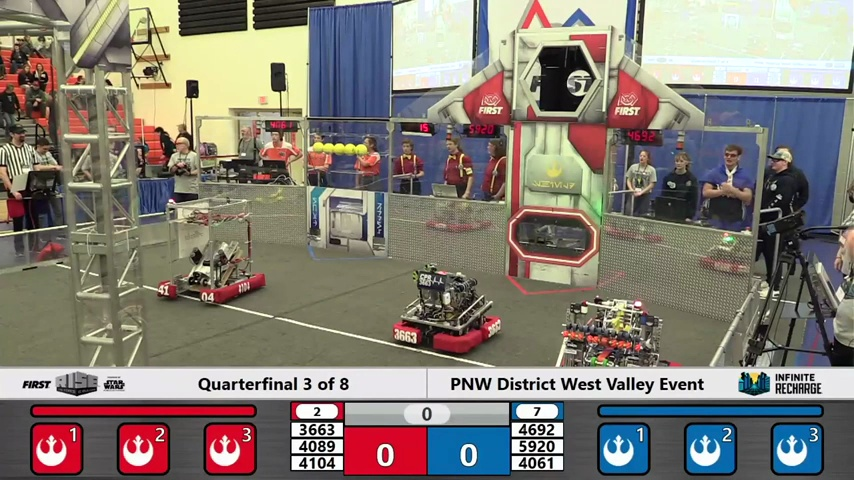
//> input picture Code/RaspberryPi/opencv/colorlocator/Ball.jpg, 854 x 480 px, given in place of the camera
$ ./colorlocator   (built with g++ and OpenCV 4)
//> lines starting //> are read from the running program, lines starting //| are printed output that depends on the picture; after the words box and inside, x2 and y2 are one past the last pixel; in counts of white or black regions, pixels touching at a corner belong together
//----------------------------------------------------------------------------
//
//  $Workfile: ColorLocator.cpp$
//
//  $Revision: X$
//
//  Project:    Open CV example
//
//                            Copyright (c) 2017
//                               James A Wright
//                            All Rights Reserved
//
//  Modification History:
//  $Log:
//  $
//
//  Notes:
//     This is a tool for tuning a camera
//
//----------------------------------------------------------------------------
#include "opencv2/core.hpp"
#include "opencv2/imgproc.hpp"
#include "opencv2/highgui.hpp"
#include <stdio.h>
#include <iostream>

//#define FROM_IMAGE

using namespace cv;
using namespace std;

//----------------------------------------------------------------------------
//  File Locals
//----------------------------------------------------------------------------
int mMorphSize = 7;
vector<vector<Point> > mContours;
vector<Vec4i> mHierarchy;
Rect mRectangle;
Mat mSourceImage;

//--------------------------------------------------------------------
// Purpose:
//     Main entry point
//
// Notes:
//     None.
//--------------------------------------------------------------------
int main(int argc, char** argv)
{
#ifndef FROM_IMAGE
  VideoCapture cap; //capture the video from web cam
  cap.open(0);
  // Can't open the camera
  if (!cap.isOpened())  // if not success, exit program
  {
    cout << "Cannot open the web cam" << endl;
    return -1;
  }

  bool bSuccess = cap.read(mSourceImage); // read a new frame from video
//> mSourceImage is the input picture: 480 rows x 854 cols, CV_8UC3; mean B, G, R 116.1, 124.9, 131.8
#endif

  namedWindow("Control", WINDOW_AUTOSIZE); //create a window called "Control"

  // Tracker values
  int iLowH = 0;
  int iHighH = 55;

  int iLowS = 61;
  int iHighS = 255;

  int iLowV = 94;
  int iHighV = 178;

  //Create trackbars in "Control" window
  createTrackbar("LowH", "Control", 0, 255, NULL); //Hue (0 - 179)
  createTrackbar("HighH", "Control", 0, 255, NULL);

  createTrackbar("LowS", "Control", 0, 255, NULL); //Saturation (0 - 255)
  createTrackbar("HighS", "Control", 0, 255, NULL);

  createTrackbar("LowV", "Control", 0, 255, NULL); //Value (0 - 255)
  createTrackbar("HighV", "Control", 0, 255, NULL);

  setTrackbarPos("LowH", "Control",iLowH);
  setTrackbarPos("HighH", "Control",iHighH);

  setTrackbarPos("LowS", "Control",iLowS);
  setTrackbarPos("HighS", "Control",iHighS);

  setTrackbarPos("LowV", "Control",iLowV);
  setTrackbarPos("HighV", "Control",iHighV);


  Size matSize;
  matSize.width = mSourceImage.cols;
//> matSize = Size(854, 0)
  matSize.height = mSourceImage.rows;
//> matSize = Size(854, 480)

  // Idle loop
  while (true)
  {

  iLowH = getTrackbarPos("LowH", "Control");
  iHighH = getTrackbarPos("HighH", "Control");

  iLowS = getTrackbarPos("LowS", "Control");
  iHighS = getTrackbarPos("HighS", "Control");

  iLowV = getTrackbarPos("LowV", "Control");
  iHighV = getTrackbarPos("HighV", "Control");

#ifdef FROM_IMAGE
    mSourceImage = imread("C:\\Home\\JimsRobot\\FIRSTRobots\\Code\\Windows\\TwoBalls2022-2.jpg", 3);
#else
    bool bSuccess = cap.read(mSourceImage); // read a new frame from video

    if (!bSuccess) //if not success, break loop
    {
      cout << "Cannot read a frame from video stream" << endl;
      break;
    }
#endif

    Mat imageInHueSatVal;

    // Convert the captured frame from BGR to HSV
    // I like working in Hue Sat Value
    //cvtColor(mSourceImage, imageInHueSatVal, COLOR_BGR2HSV);
    mSourceImage.copyTo(imageInHueSatVal);

    Mat imgThresholded;
    Mat imgThresholdedCopy;

    inRange(imageInHueSatVal, Scalar(iLowH, iLowS, iLowV),
      Scalar(iHighH, iHighS, iHighV), imgThresholded); //Threshold the image
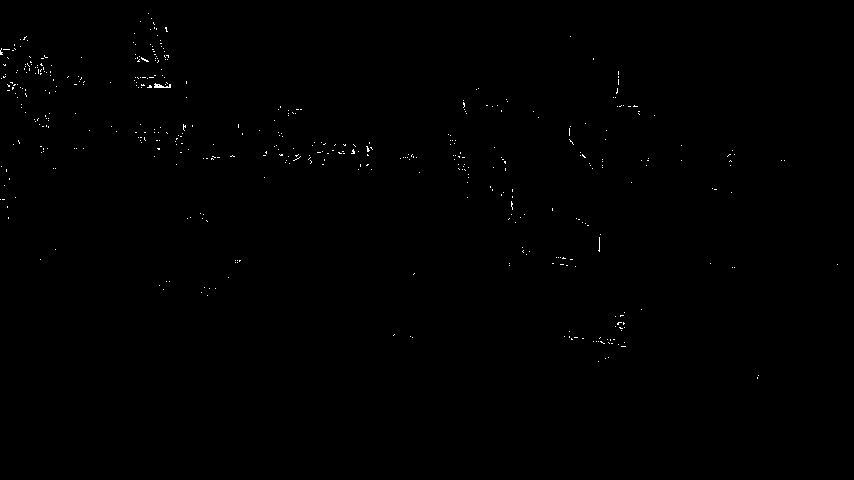
//> imgThresholded: 480 rows x 854 cols, CV_8UC1; 0.24% white in thin lines or dots, all inside (x1, y1, x2, y2) = (0, 13, 838, 379)

  //morphological opening (remove small objects from the foreground)
    erode(imgThresholded, imgThresholded,
      getStructuringElement(MORPH_ELLIPSE, Size(mMorphSize, mMorphSize)));
//> imgThresholded: 480 rows x 854 cols, CV_8UC1; 0.24% of pixels changed, all inside (x1, y1, x2, y2) = (0, 13, 838, 379)
    dilate(imgThresholded, imgThresholded,
      getStructuringElement(MORPH_ELLIPSE, Size(mMorphSize, mMorphSize)));

    //morphological closing (fill small holes in the foreground)
    dilate(imgThresholded, imgThresholded,
      getStructuringElement(MORPH_ELLIPSE, Size(mMorphSize, mMorphSize)));
    erode(imgThresholded, imgThresholded,
      getStructuringElement(MORPH_ELLIPSE, Size(mMorphSize, mMorphSize)));

    // finding the contours corupts the image passed in
    imgThresholded.copyTo(imgThresholdedCopy);
    /*
            vector<Vec3f> circles;
            HoughCircles(imgThresholdedCopy, circles, HOUGH_GRADIENT, 1,
                mSourceImage.rows / 16,  // change this value to detect circles with different distances to each other
                100, 30, 1, 30 // change the last two parameters
           // (min_radius & max_radius) to detect larger circles
            );
            for (size_t i = 0; i < circles.size(); i++)
            {
                Vec3i c = circles[i];
                Point center = Point(c[0], c[1]);
                // circle center
                circle(mSourceImage, center, 1, Scalar(0, 100, 100), 3, LINE_AA);
                // circle outline
                int radius = c[2];
                circle(mSourceImage, center, radius, Scalar(255, 0, 255), 3, LINE_AA);
            }
    */


    findContours(imgThresholdedCopy, mContours, mHierarchy,
      RETR_TREE, CHAIN_APPROX_SIMPLE, Point(0, 0));
//> mContours = 0 contours; mHierarchy = empty

    double largestArea = -1;
    double largestCirc = 1;
    int largestCont = -1;

    for (int i = 0; i < mContours.size(); i++)
    {
      double area = contourArea(mContours.at(i));
      //Moments hu = moments(mContours[i], false);
      double circle = 4 * CV_PI * area / pow(arcLength(mContours[i], true), 2);

      if ((area > 2000) && (circle > largestArea))
      {
        largestArea = circle;
        largestCirc = circle;
        largestCont = i;
      }
    }
//> this loop made 0 passes
//> after the loop, largestArea = -1; largestCirc = 1; largestCont = -1

    // Are there contours
    if (-1 != largestCont)
    {
      mRectangle = boundingRect(mContours.at(largestCont));
      approxPolyDP(Mat(mContours.at(largestCont)), mContours.at(largestCont), 3, true);

      Scalar color = Scalar(255, 255, 255);
      drawContours(mSourceImage, mContours, largestCont, color, 2, 8, mHierarchy, 0, Point());
      Scalar color2 = Scalar(255, 128, 255);
      rectangle(mSourceImage, mRectangle, color2, 2);
    }

    // Did we find the biggest contour, display it
    if (-1 != largestCont)
    {
      mRectangle = boundingRect(mContours.at(largestCont));
      approxPolyDP(Mat(mContours.at(largestCont)), mContours.at(largestCont), 3, true);
      printf("X:%4d Y:%4d W:%4d H:%4d A:%6.1f C:%6.1f\n",
        mRectangle.x, mRectangle.y, mRectangle.width, mRectangle.height, largestArea, largestCirc);
    }

    // Show the images
    imshow("Thresholded Image", imgThresholded); //show the thresholded image
    imshow("Original", mSourceImage); //show the original image

    //wait for 'esc' key press for 30ms. If 'esc' key is pressed, break loop
    if (waitKey(30) == 27)
//> the Esc key is pressed
    {
      cout << "esc key is pressed by user" << endl;
      break;
    }
  }

  return 0;
}
